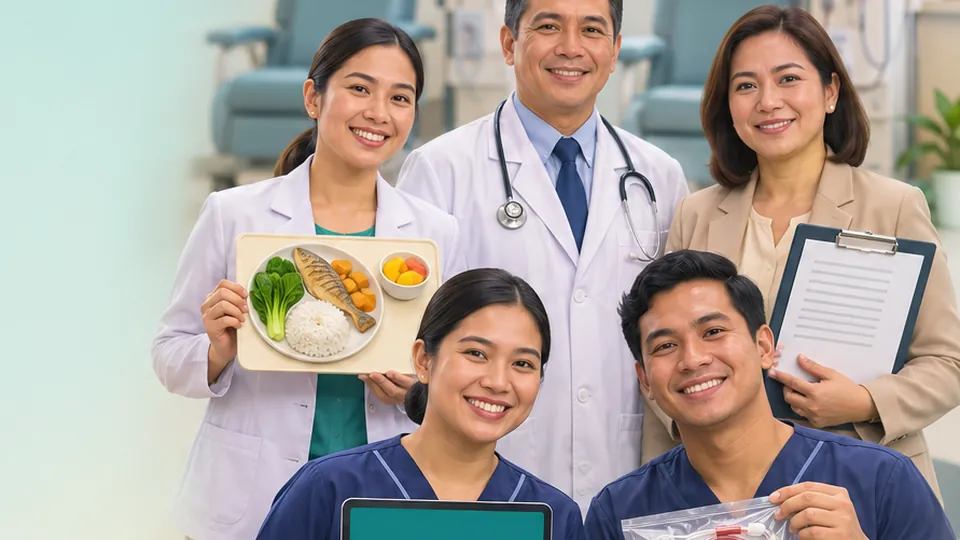
#> input picture images/academy/landing/academy-index.webp, 960 x 540 px
$ python -i prep_assets.py   (imports and definitions only)
#> lines starting #> are read from the running program, lines starting #| are printed output that depends on the picture; after the words box and inside, x2 and y2 are one past the last pixel; in counts of white or black regions, pixels touching at a corner belong together
#!/usr/bin/env python3
"""One-time asset preparation for the technical-workforce courses (idempotent).

    python3 tools/techcourses/prep_assets.py "/path/to/HD Technicians"

1. Copies each module's Study Guide / Self-Assessment / Answer Key into tools/techcourses/hd_technician/src/NN/.
2. From each Opener.png makes the circular hero (images/<slug>-vignette-hero.png + .webp) and a 640x360 card thumbnail.
3. Copies each Teaching Diagram.png to images/<slug>-teaching-diagram.png (+ .webp).
4. Builds assets/tech-course.js from assets/nursing-course.js (per-course storage key, single-explanation wording).
"""
import importlib.util, shutil, sys
from pathlib import Path
from PIL import Image, ImageDraw, ImageFilter

ROOT = Path(__file__).resolve().parents[2]
TC = ROOT / "tools" / "techcourses"
IMG = ROOT / "images"


def load(path, name):
    spec = importlib.util.spec_from_file_location(name, path)
    m = importlib.util.module_from_spec(spec); spec.loader.exec_module(m); return m


def vignette(src, dst, focus=0.5, size=2048, circle=0.88):
#> called with dst = 'out.png', focus = 0.5, size = 2048, circle = 0.88
    im = Image.open(src).convert("RGB")
#> im is the input picture: PIL image 960x540 RGB; mean R, G, B 173.5, 165.9, 159.2
    w, h = im.size
#> w = 960; h = 540
    side = min(w, h)
#> side = 540
    left = int(max(0, min(w - side, w * focus - side / 2)))
#> left = 210
    sq = im.crop((left, 0, left + side, side)) if w >= h else im.crop((0, 0, side, side))
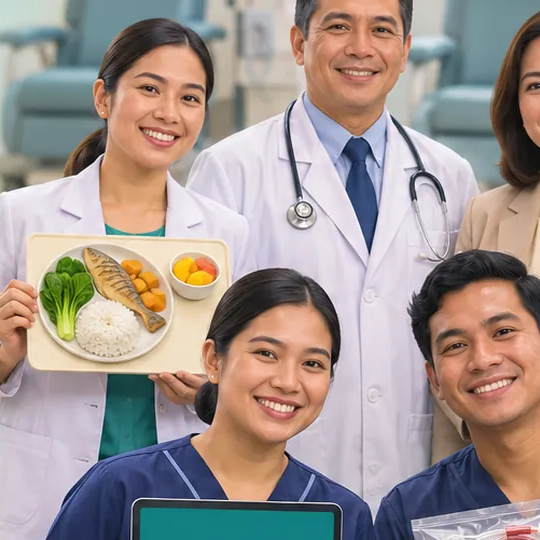
#> sq: PIL image 540x540 RGB; mean R, G, B 161.1, 148.8, 143.9
    d = int(size * circle)
    sq = sq.resize((d, d), Image.LANCZOS)
#> sq: PIL image 1802x1802 RGB
    mask = Image.new("L", (d * 2, d * 2), 0)
#> mask: PIL image 3604x3604 L; every value is 0
    ImageDraw.Draw(mask).ellipse((6, 6, d * 2 - 6, d * 2 - 6), fill=255)
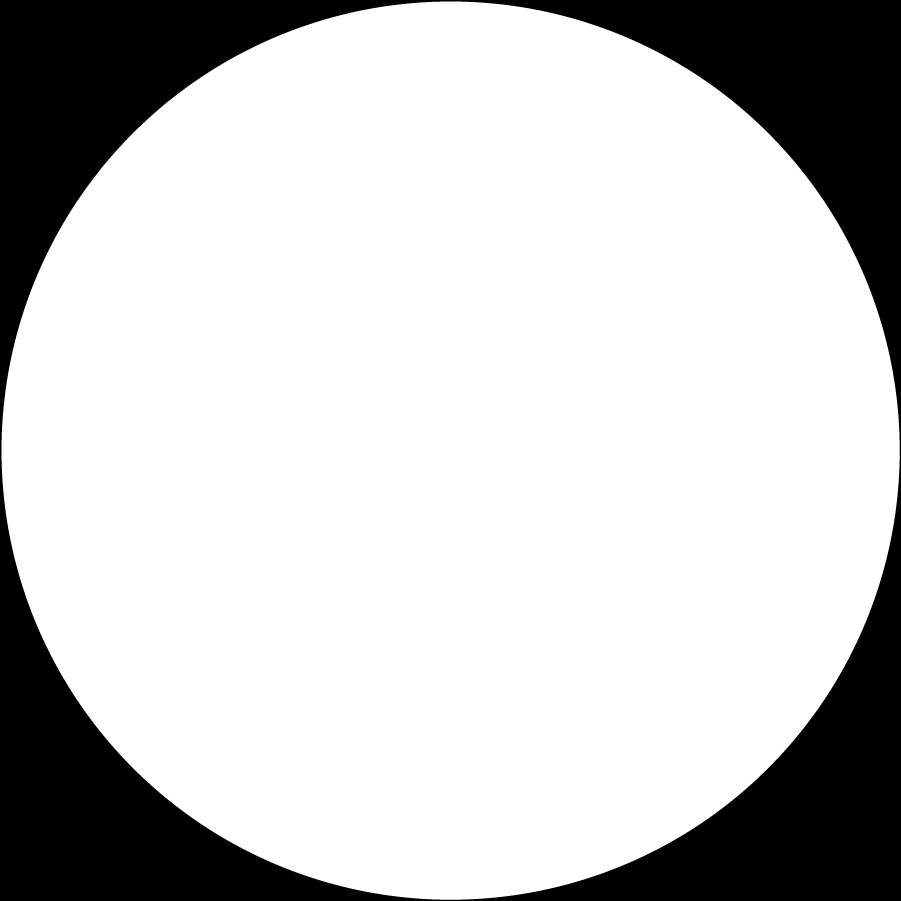
#> mask: PIL image 3604x3604 L (shown at 1/4 size); 78.1% white; 1 black region, box (x1, y1, x2, y2) and area: (0, 0, 3604, 3604) 2850191
    mask = mask.resize((d, d), Image.LANCZOS).filter(ImageFilter.GaussianBlur(1.2))
#> mask: PIL image 1802x1802 L
    canvas = Image.new("RGB", (size, size), "white")
#> canvas: PIL image 2048x2048 RGB; every value is 255
    canvas.paste(sq, ((size - d) // 2, (size - d) // 2), mask)
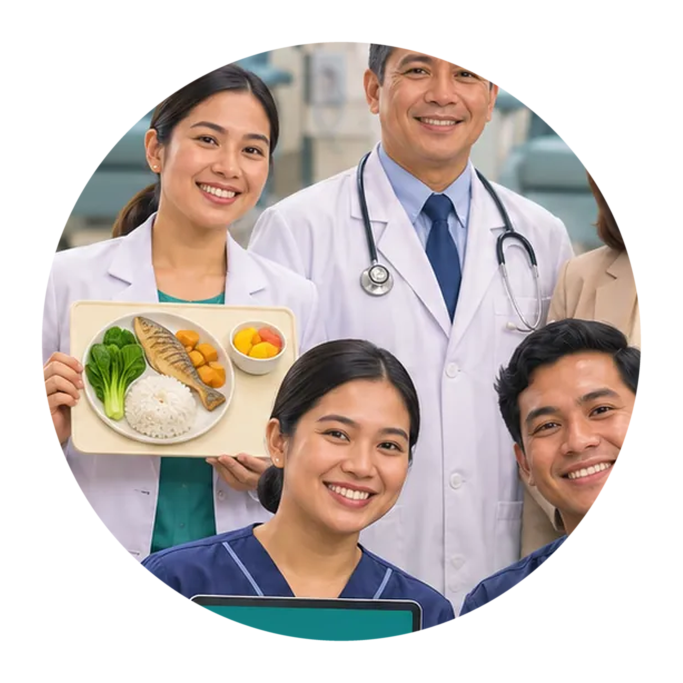
#> canvas: PIL image 2048x2048 RGB (shown at 1/3 size); mean R, G, B 203.2, 193.8, 189.6
    canvas.save(dst, optimize=True)
#> (the run stopped early here; a loop or call above may not have finished)

$ run again, on images/academy/landing/academy-team-teaching.webp
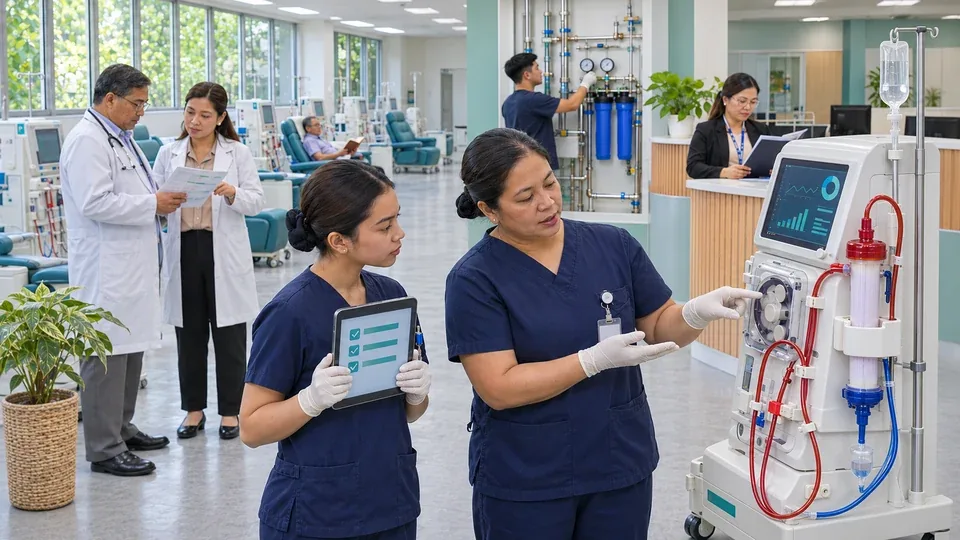
#> input picture images/academy/landing/academy-team-teaching.webp, 960 x 540 px
#> in vignette, im is the input picture: PIL image 960x540 RGB; mean R, G, B 138.2, 139.2, 142.5
#> in vignette, `sq = im.crop((left, 0, left + side, side)) if w >= h else im.crop((0, ..`:
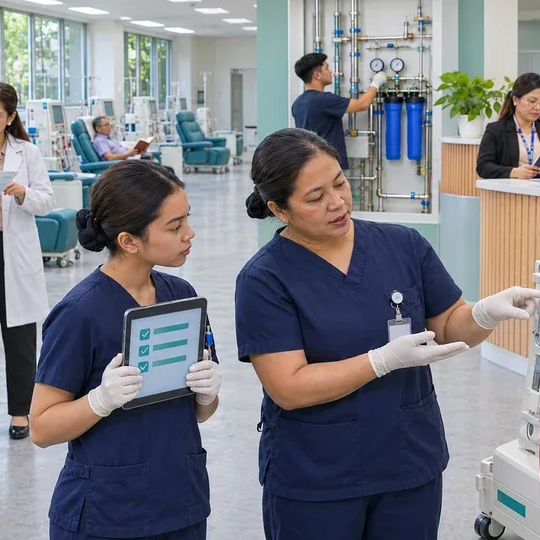
#> sq: PIL image 540x540 RGB; mean R, G, B 123.1, 124.6, 131.8
#> in vignette, `canvas.paste(sq, ((size - d) // 2, (size - d) // 2), mask)`:
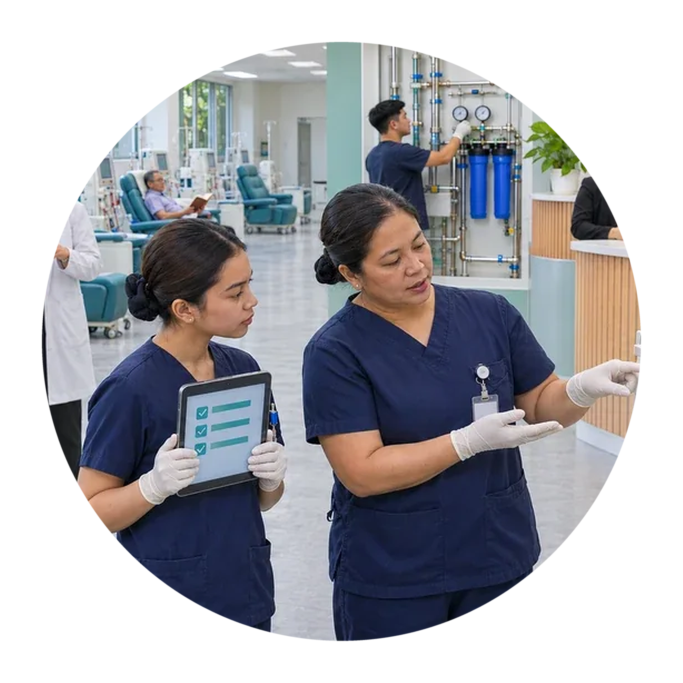
#> canvas: PIL image 2048x2048 RGB (shown at 1/3 size); mean R, G, B 171.6, 172.2, 177.3

$ run again, on images/academy/landing/attending-nephrologist.webp
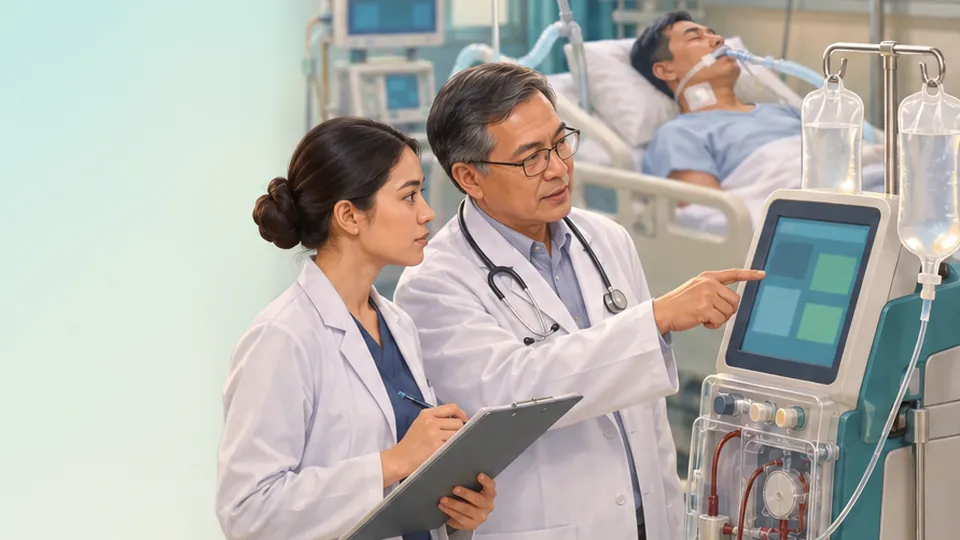
#> input picture images/academy/landing/attending-nephrologist.webp, 960 x 540 px
#> in vignette, im is the input picture: PIL image 960x540 RGB; mean R, G, B 179.4, 177.7, 171.8
#> in vignette, `sq = im.crop((left, 0, left + side, side)) if w >= h else im.crop((0, ..`:
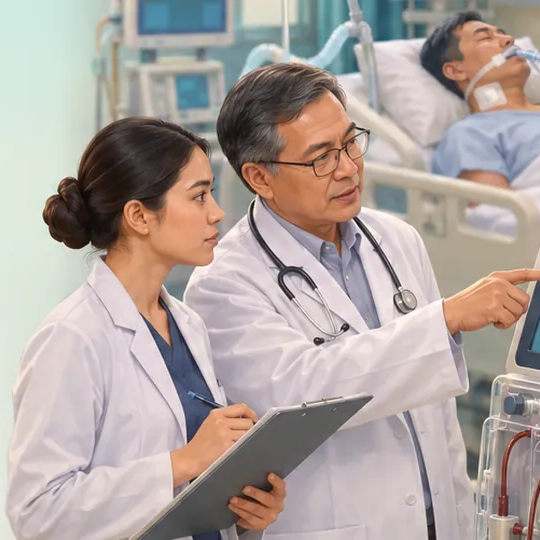
#> sq: PIL image 540x540 RGB; mean R, G, B 174.3, 163.6, 158.9
#> in vignette, `canvas.paste(sq, ((size - d) // 2, (size - d) // 2), mask)`:
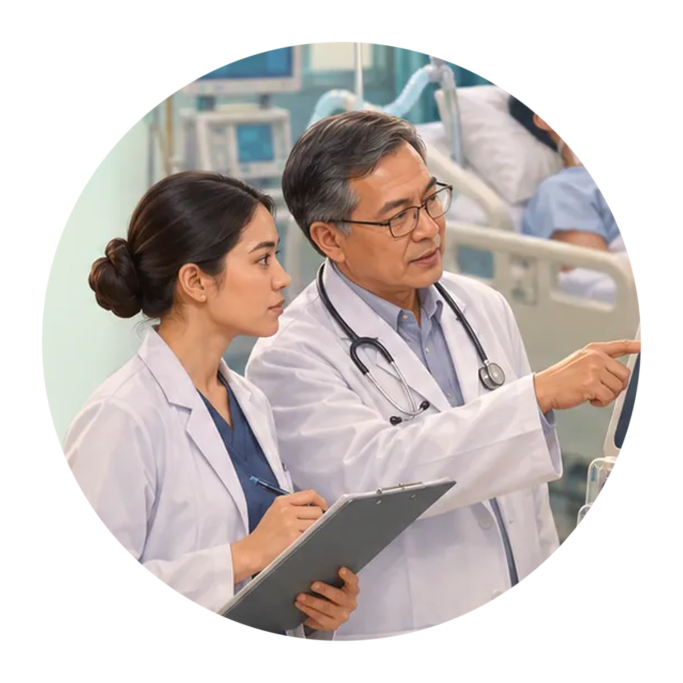
#> canvas: PIL image 2048x2048 RGB (shown at 1/3 size); mean R, G, B 205.7, 197.8, 194.9

$ run again, on images/academy/landing/attending-pediatric-nephrologist.webp
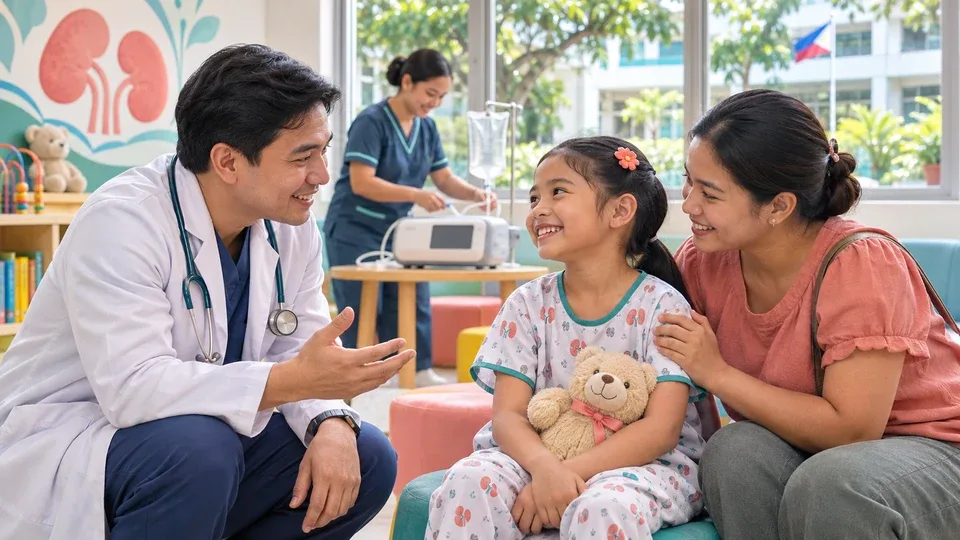
#> input picture images/academy/landing/attending-pediatric-nephrologist.webp, 960 x 540 px
#> in vignette, im is the input picture: PIL image 960x540 RGB; mean R, G, B 163.6, 146.3, 139.8
#> in vignette, `sq = im.crop((left, 0, left + side, side)) if w >= h else im.crop((0, ..`:
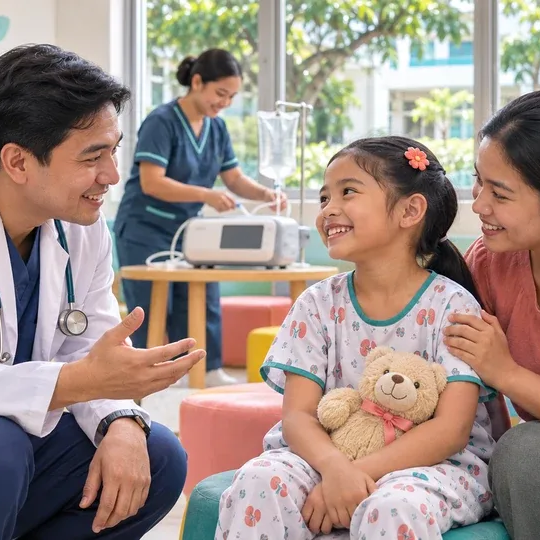
#> sq: PIL image 540x540 RGB; mean R, G, B 161, 143.3, 134.7
#> in vignette, `canvas.paste(sq, ((size - d) // 2, (size - d) // 2), mask)`:
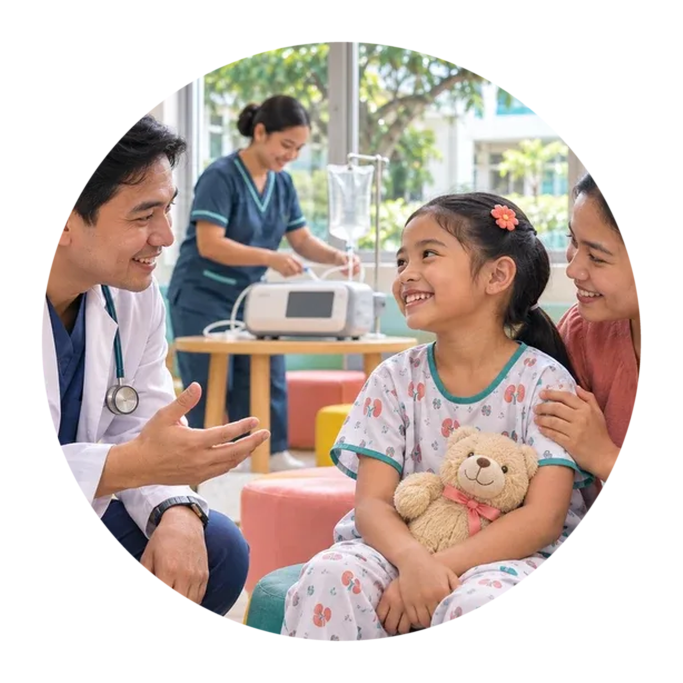
#> canvas: PIL image 2048x2048 RGB (shown at 1/3 size); mean R, G, B 203.5, 190.3, 184.2
